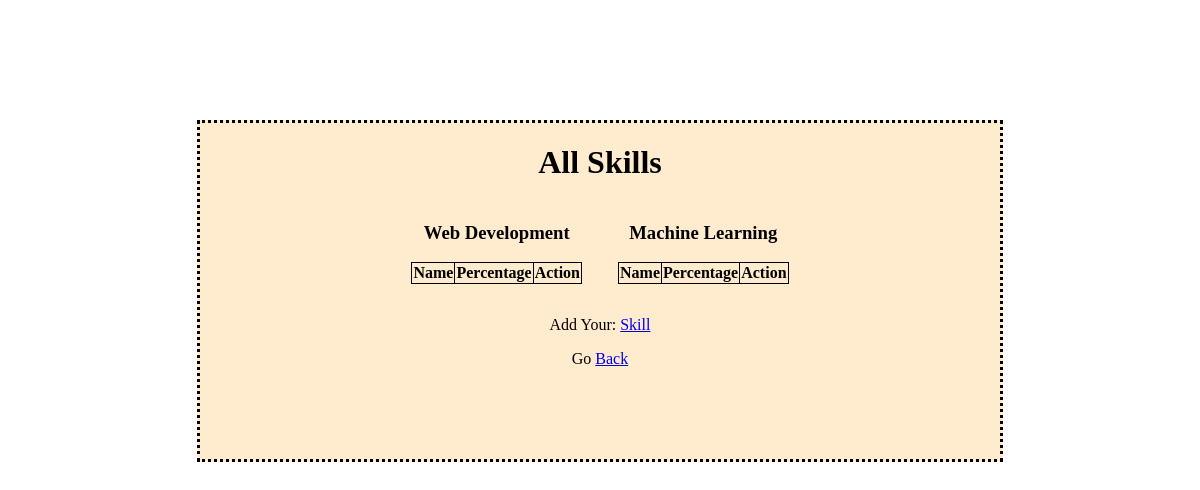
/skill_all/, run on an earlier commit of the app's database.
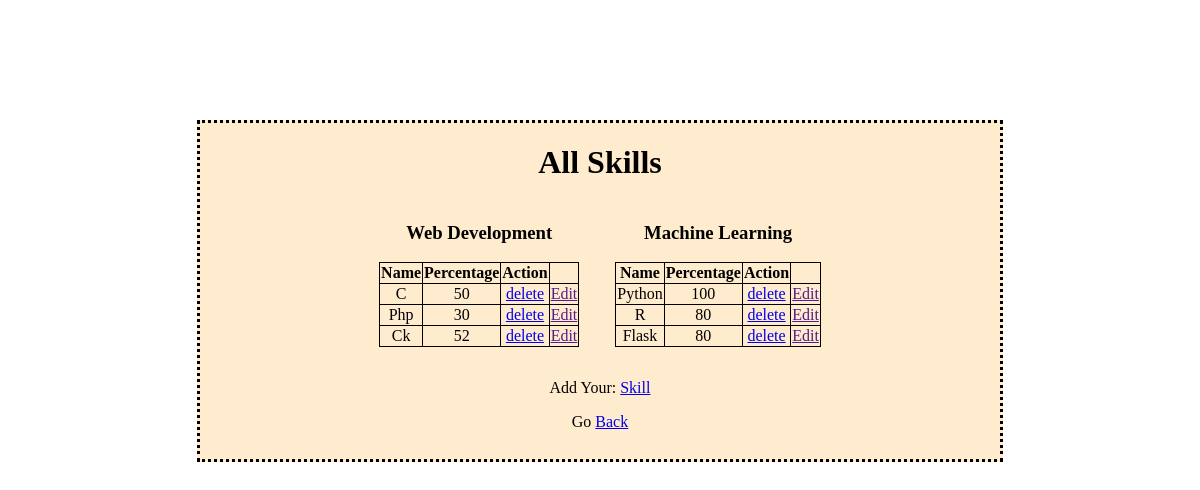
And on a later commit of the database.
### portfolio/models.py (models this page shows)
class Skill(models.Model):
        name = models.CharField(max_length=255)
        per = models.CharField(max_length=255)

class Skill1(models.Model):
        name = models.CharField(max_length=255)
        per = models.CharField(max_length=255)

### portfolio/views.py (the view)
# urls.py: path('skill_all/', views.skill_all, name='skill_all'),
def skill_all(request):
    skill = Skill.objects.all().values()
    skill1 = Skill1.objects.all().values()
    template = loader.get_template('skill_all.html')
    context = {
        'skill': skill,
        'skill1': skill1,
    }
    return HttpResponse(template.render(context, request))

### portfolio/templates/skill_all.html (shortened to what this page needs)
<!DOCTYPE html>
<html>
<head>
</head>
<body>
<div class="li">
    <h1>All Skills</h1>
<div class="ll">
  <h3> Web Development</h3>
  <table >
    <tr>
      <th>Name</th>
      <th>Percentage</th>
      <th>Action</th>
    </tr>
    <tr>
        {% for x in skill %}
      <td>{{ x.name }} </td>
      <td> {{ x.per }}</td>
      <td><a href="delete/{{ x.id }}">delete</a></td>
      <td><a href="">Edit</a></td>
    </tr>
       {% endfor %}
  </table>
</div>
  <div class="ll">
  <h3> Machine Learning</h3>
  <table >
    <tr>
      <th>Name</th>
      <th>Percentage</th>
      <th>Action</th>
    </tr>
    <tr>
        {% for x in skill1 %}
      <td>{{ x.name }} </td>
      <td> {{ x.per }}</td>
      <td><a href="delete1/{{ x.id }}">delete</a></td>
      <td><a href="">Edit</a></td>
    </tr>
       {% endfor %}
  </table>
</div>
  <p> Add Your: <a href="skill_add/">Skill</a></p>
<p>Go <a href="cm">Back</a></p>
</div>
</body>
</html>

### portfolio/templates/skill_all.html (style rules this page uses)
.li { border: dotted; height: 400px; background-color: blanchedalmond; height: 336px; width: 800px; text-align: center; justify-content: center; margin: auto; position: relative; top: 7rem; }
.li h1 { text-align: center; }
table { border:1px solid black; position: relative; border-collapse: collapse; left: 5rem; top: auto; }
td { border:1px solid black; }
th { border:1px solid black; }
.ll { display: inline-block; }
table { border: 1px solid black; position: relative; border-collapse: collapse; left: auto; top: auto; margin: 1rem; }

What changed in the data, as far as the page shows it:
added Skill: name "C", per "50"
added Skill: name "Php", per "30"
added Skill: name "Ck", per "52"
added Skill1: name "Python", per "100"
added Skill1: name "R", per "80"
added Skill1: name "Flask", per "80"
